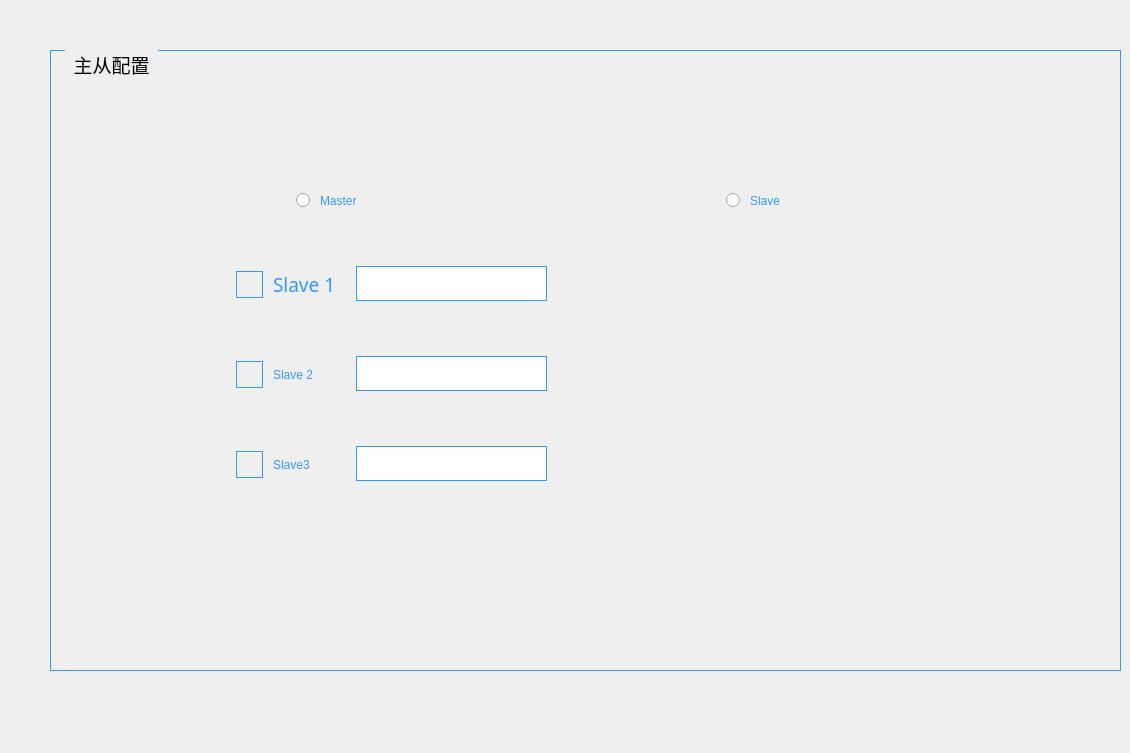
      <widget class="QWidget" name="page_2">
       <widget class="QGroupBox" name="groupBox_26">
        <property name="geometry">
         <rect>
          <x>50</x>
          <y>50</y>
          <width>1071</width>
          <height>621</height>
         </rect>
        </property>
        <property name="font">
         <font>
          <family>黑体</family>
          <pointsize>14</pointsize>
          <weight>50</weight>
          <italic>false</italic>
          <bold>false</bold>
         </font>
        </property>
        <property name="styleSheet">
         <string notr="true">QGroupBox {
    font: 14pt &quot;黑体&quot;;
    margin-top: 1ex;
    border-width:0.5px;  
    border-style:solid;
    border-color: rgb(51, 153, 255);  
}

QGroupBox::title {
    subcontrol-origin: margin;
    subcontrol-position: top left;
    left:15px;      
    margin-left: 5px;
    margin-right: 5px;
    padding:1px;
}</string>
        </property>
        <property name="title">
         <string>主从配置</string>
        </property>
        <widget class="QLineEdit" name="lineEdit_slave_1">
         <property name="geometry">
          <rect>
           <x>306</x>
           <y>216</y>
           <width>191</width>
           <height>35</height>
          </rect>
         </property>
         <property name="focusPolicy">
          <enum>Qt::ClickFocus</enum>
         </property>
         <property name="styleSheet">
          <string notr="true">font: 14pt &quot;黑体&quot;;
border-width:1px; 
border-style:solid; 
border-color:rgb(51, 153, 255); 
margin-top: 0ex;</string>
         </property>
         <property name="text">
          <string/>
         </property>
        </widget>
        <widget class="QLineEdit" name="lineEdit_slave_2">
         <property name="geometry">
          <rect>
           <x>306</x>
           <y>306</y>
           <width>191</width>
           <height>35</height>
          </rect>
         </property>
         <property name="focusPolicy">
          <enum>Qt::ClickFocus</enum>
         </property>
         <property name="styleSheet">
          <string notr="true">font: 14pt &quot;黑体&quot;;
border-width:1px; 
border-style:solid; 
border-color:rgb(51, 153, 255); 
margin-top: 0ex;</string>
         </property>
         <property name="text">
          <string/>
         </property>
        </widget>
        <widget class="QCheckBox" name="checkBox_1">
         <property name="geometry">
          <rect>
           <x>186</x>
           <y>219</y>
           <width>111</width>
           <height>31</height>
          </rect>
         </property>
         <property name="font">
          <font>
           <family>黑体</family>
           <pointsize>14</pointsize>
           <weight>50</weight>
           <italic>false</italic>
           <bold>false</bold>
          </font>
         </property>
         <property name="focusPolicy">
          <enum>Qt::NoFocus</enum>
         </property>
         <property name="styleSheet">
          <string notr="true">QCheckBox{
	color: rgb(51, 153, 255);
   font: 14pt &quot;黑体&quot;;
   spacing: 10 
}  

QCheckBox::indicator {
       width: 25px;
       height: 25px; 
border-width:1px; 
border-style:solid; 
border-color:rgb(51, 153, 255); 
} 
QCheckBox::indicator:checked {
image: url(:/LCD_CS351/LCD_CS351/logo/check.png);
}
</string>
         </property>
         <property name="text">
          <string>Slave 1</string>
         </property>
         <property name="iconSize">
          <size>
           <width>24</width>
           <height>24</height>
          </size>
         </property>
        </widget>
        <widget class="QCheckBox" name="checkBox_2">
         <property name="geometry">
          <rect>
           <x>186</x>
           <y>309</y>
           <width>111</width>
           <height>31</height>
          </rect>
         </property>
         <property name="focusPolicy">
          <enum>Qt::NoFocus</enum>
         </property>
         <property name="styleSheet">
          <string notr="true">QCheckBox{
	color: rgb(51, 153, 255);
   font: 14pt &quot;黑体&quot;;
   spacing: 10 
}  

QCheckBox::indicator {
       width: 25px;
       height: 25px; 
border-width:1px; 
border-style:solid; 
border-color:rgb(51, 153, 255); 
} 
QCheckBox::indicator:checked {
image: url(:/LCD_CS351/LCD_CS351/logo/check.png);
}
</string>
         </property>
         <property name="text">
          <string>Slave 2</string>
         </property>
        </widget>
        <widget class="QCheckBox" name="checkBox_3">
         <property name="geometry">
          <rect>
           <x>186</x>
           <y>399</y>
           <width>101</width>
           <height>31</height>
          </rect>
         </property>
         <property name="focusPolicy">
          <enum>Qt::NoFocus</enum>
         </property>
         <property name="styleSheet">
          <string notr="true">QCheckBox{
	color: rgb(51, 153, 255);
   font: 14pt &quot;黑体&quot;;
   spacing: 10 
}  

QCheckBox::indicator {
       width: 25px;
       height: 25px; 
border-width:1px; 
border-style:solid; 
border-color:rgb(51, 153, 255); 
} 
QCheckBox::indicator:checked {
image: url(:/LCD_CS351/LCD_CS351/logo/check.png);
}
</string>
         </property>
         <property name="text">
          <string>Slave3</string>
         </property>
        </widget>
        <widget class="QRadioButton" name="radioButton_2">
         <property name="geometry">
          <rect>
           <x>676</x>
           <y>130</y>
           <width>111</width>
           <height>41</height>
          </rect>
         </property>
         <property name="focusPolicy">
          <enum>Qt::NoFocus</enum>
         </property>
         <property name="styleSheet">
          <string notr="true">QRadioButton{
color: rgb(51, 153, 255);
   font: 14pt &quot;黑体&quot;;
   spacing: 10 
}  

QRadioButton::indicator { 
   width: 25px;
   height: 25px;
   image: url(:/LCD_CS351/LCD_CS351/logo/Radio.png);
}

QRadioButton::indicator:checked { 
image: url(:/LCD_CS351/LCD_CS351/logo/Radio_check.png);
}</string>
         </property>
         <property name="text">
          <string>Slave</string>
         </property>
        </widget>
        <widget class="QRadioButton" name="radioButton_1">
         <property name="geometry">
          <rect>
           <x>246</x>
           <y>130</y>
           <width>111</width>
           <height>41</height>
          </rect>
         </property>
         <property name="focusPolicy">
          <enum>Qt::NoFocus</enum>
         </property>
         <property name="styleSheet">
          <string notr="true">QRadioButton{
color: rgb(51, 153, 255);
   font: 14pt &quot;黑体&quot;;
   spacing: 10 
}  

QRadioButton::indicator { 
   width: 25px;
   height: 25px;
   image: url(:/LCD_CS351/LCD_CS351/logo/Radio.png);
}

QRadioButton::indicator:checked { 
image: url(:/LCD_CS351/LCD_CS351/logo/Radio_check.png);
}</string>
         </property>
         <property name="text">
          <string>Master</string>
         </property>
        </widget>
        <widget class="QLineEdit" name="lineEdit_slave_3">
         <property name="geometry">
          <rect>
           <x>306</x>
           <y>396</y>
           <width>191</width>
           <height>35</height>
          </rect>
         </property>
         <property name="focusPolicy">
          <enum>Qt::ClickFocus</enum>
         </property>
         <property name="styleSheet">
          <string notr="true">font: 14pt &quot;黑体&quot;;
border-width:1px; 
border-style:solid; 
border-color:rgb(51, 153, 255); 
margin-top: 0ex;</string>
         </property>
         <property name="text">
          <string/>
         </property>
        </widget>
       </widget>
       <widget class="QPushButton" name="pushButton_37">
        <property name="geometry">
         <rect>
          <x>1057</x>
          <y>690</y>
          <width>54</width>
          <height>54</height>
         </rect>
        </property>
        <property name="focusPolicy">
         <enum>Qt::NoFocus</enum>
        </property>
        <property name="styleSheet">
         <string notr="true">border-image: url(:/LCD_CS351/LCD_CS351/logo/saves.bmp);</string>
        </property>
        <property name="text">
         <string/>
        </property>
        <property name="flat">
         <bool>true</bool>
        </property>
       </widget>
      </widget>
